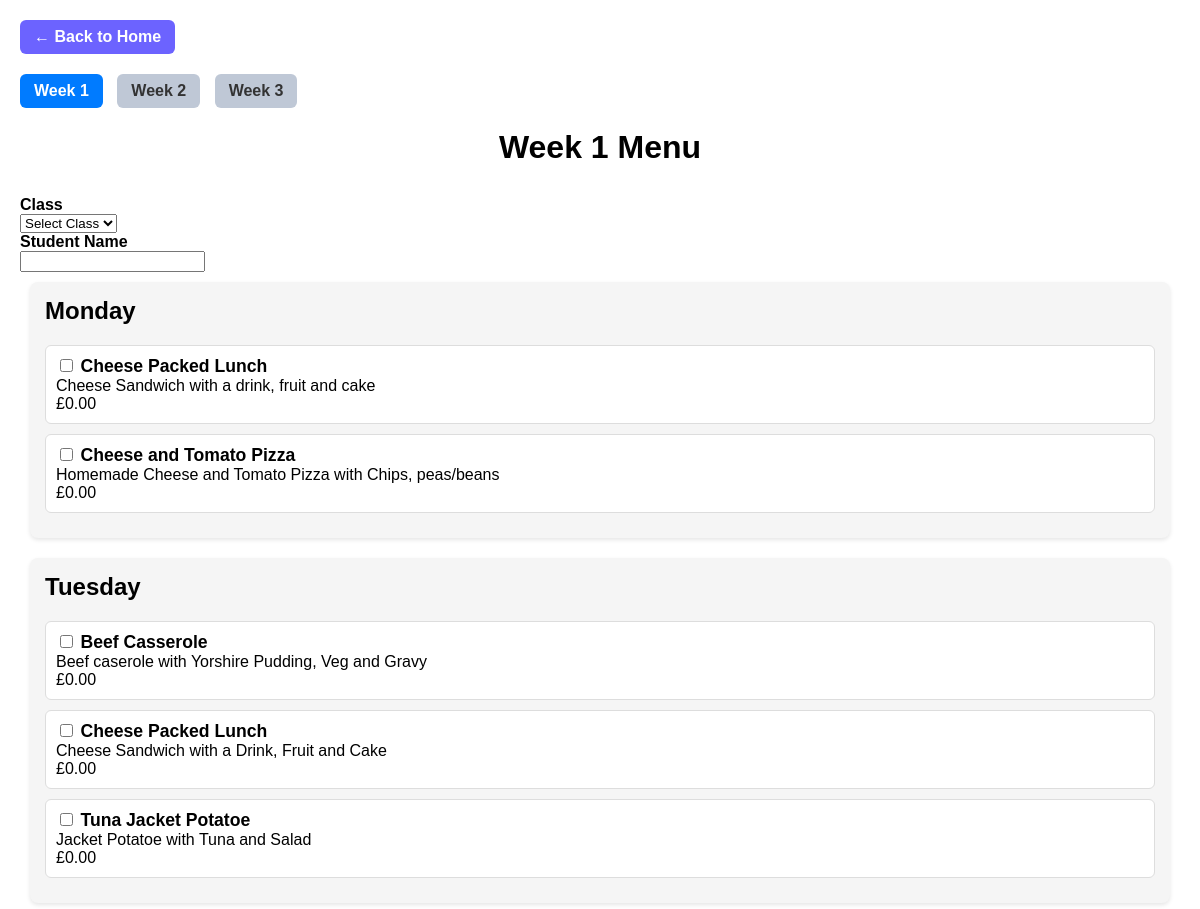
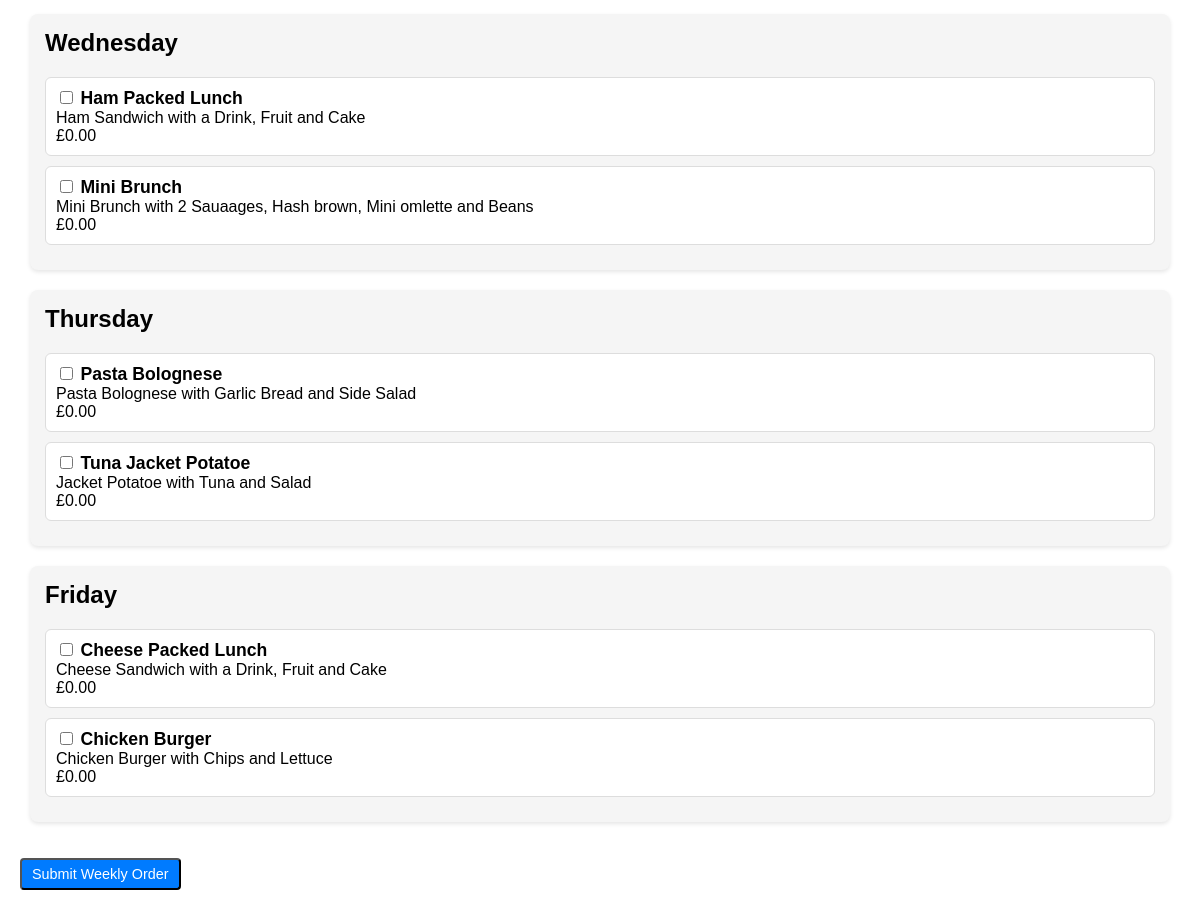
Page /menu/1/ on the earlier database version (2 pictures, top to bottom).
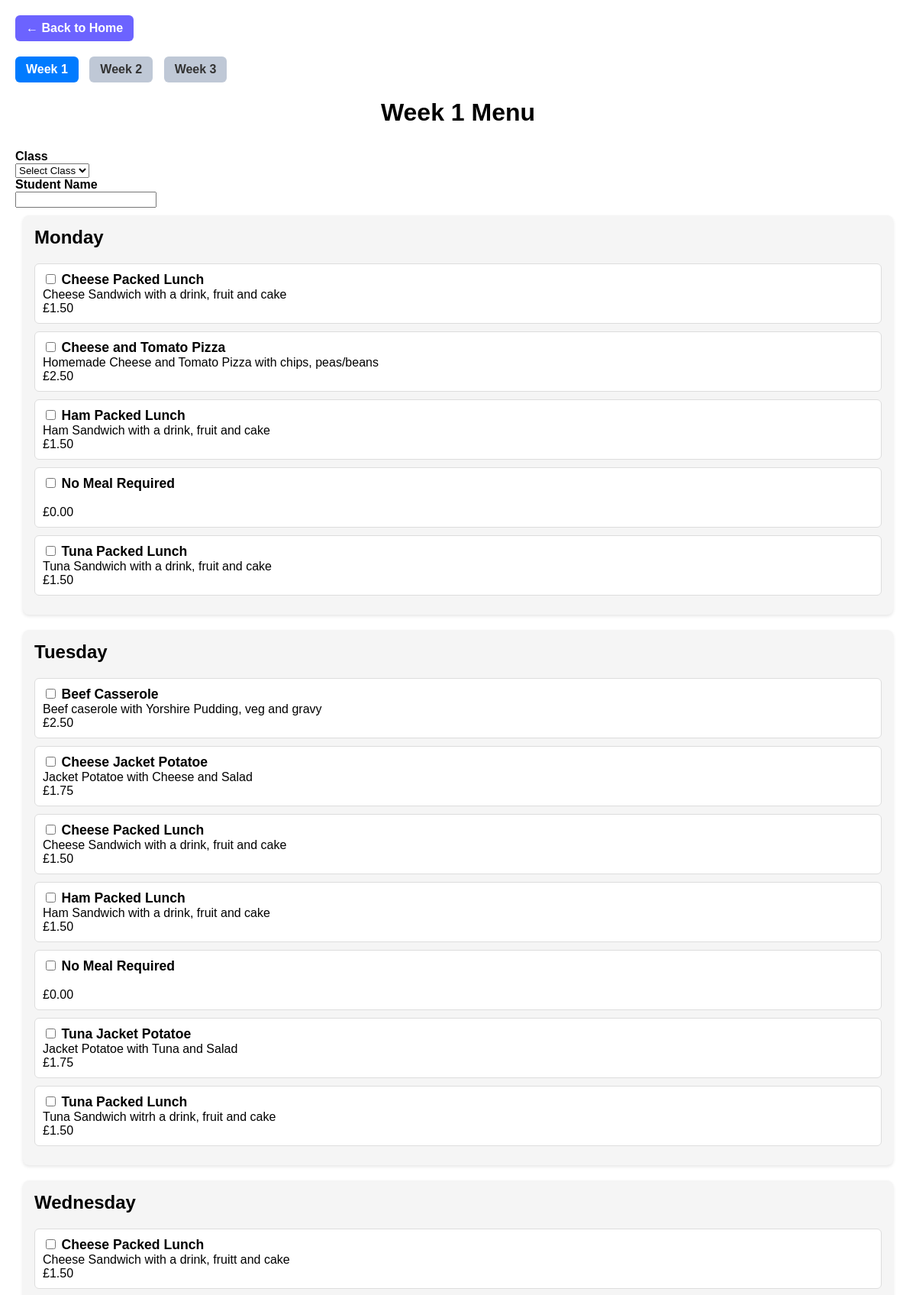
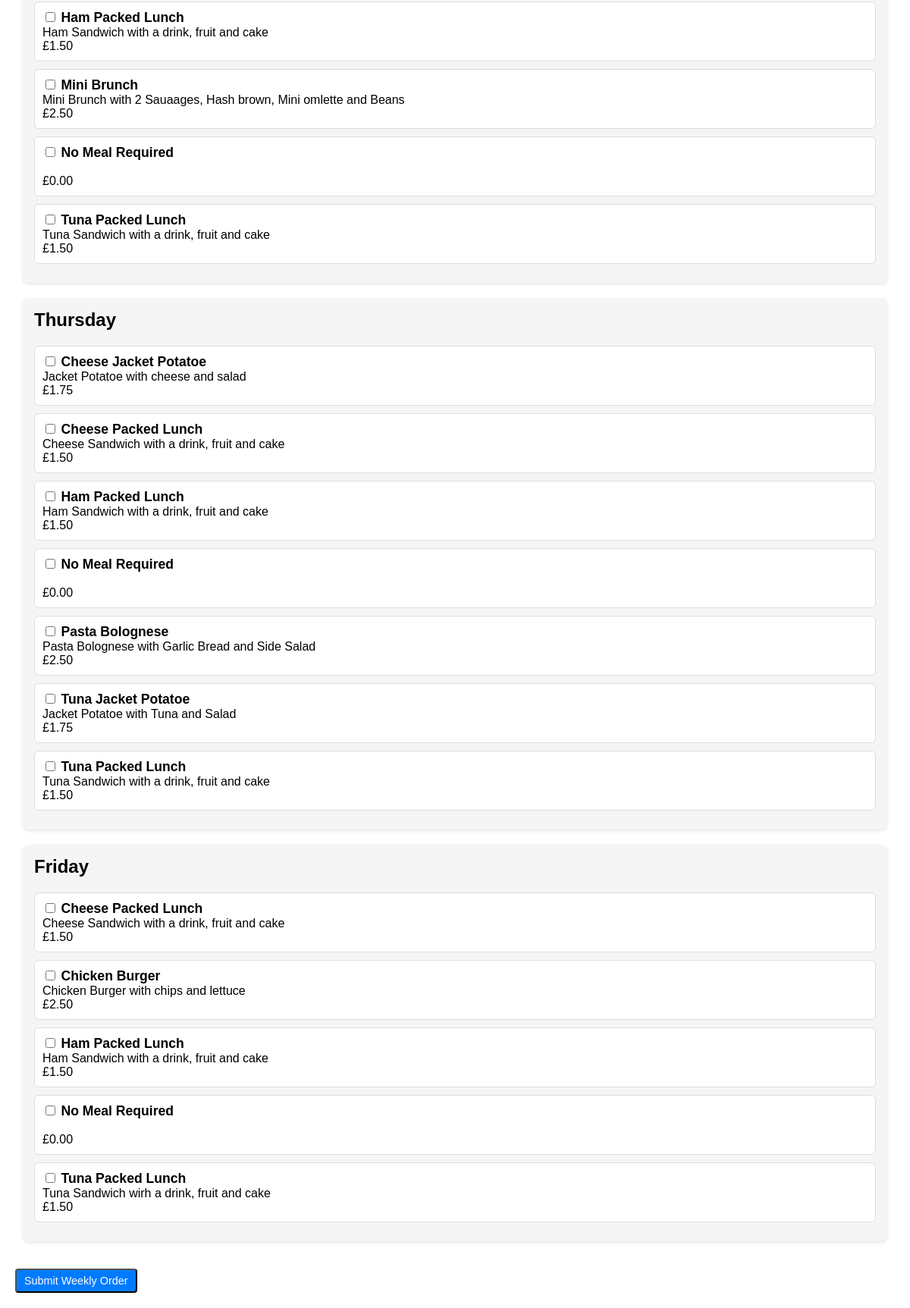
Same page on the later database version (2 pictures, top to bottom).
### mealshub/models.py (models this page shows, shortened)
class Meal(models.Model):
    name = models.CharField(max_length=100)
    description = models.TextField(blank=True)
    category = models.CharField(max_length=50, blank=True)
    price = models.DecimalField(max_digits=5, decimal_places=2)
    is_available = models.BooleanField(default=True)
    week = models.IntegerField(choices=WEEK_CHOICES)
    day = models.CharField(max_length=3, choices=DAY_CHOICES)

### mealshub/views.py (the view)
# urls.py: path("menu/<int:week_number>/", views.menu_view, name="menu"),
def menu_view(request, week_number):
    meals = Meal.objects.filter(
        week=week_number,
        is_available=True
        ).order_by('day', 'name')
    days = ['Mon', 'Tue', 'Wed', 'Thu', 'Fri']
    grouped = {day: [] for day in days}
    for meal in meals:
        grouped[meal.day].append(meal)
    context = {
        "week_number": week_number,
        "grouped_meals": grouped
    }
    return render(request, "mealshub/menu.html", context)

### mealshub/templates/mealshub/menu.html (shortened to what this page needs)
<a href="/" class="return-btn">← Back to Home</a>
<div style="margin-bottom:20px;">
    <a href="/menu/1/" class="week-btn {% if week_number == 1 %}active{% endif %}">Week 1</a>
    <a href="/menu/2/" class="week-btn {% if week_number == 2 %}active{% endif %}">Week 2</a>
    <a href="/menu/3/" class="week-btn {% if week_number == 3 %}active{% endif %}">Week 3</a>
</div>
<h1>Week {{ week_number }} Menu</h1>
<form method="POST" action="{% url 'weekly_order_submit' week_number %}">
    <div class="student-block">
    <label><strong>Class</strong></label><br>
    <select name="class_name" required>
        <option value="">Select Class</option>
    </select>
</div>
    <div class="student-block">
        <label><strong>Student Name</strong></label><br>
        <input type="text" name="student" required>
    </div>
<div class="week-container">
    {% for day, meals in grouped_meals.items %}
        <div class="day-block">
    <h2>
        {% if day == 'Mon' %}Monday{% endif %}
        {% if day == 'Tue' %}Tuesday{% endif %}
        {% if day == 'Wed' %}Wednesday{% endif %}
        {% if day == 'Thu' %}Thursday{% endif %}
        {% if day == 'Fri' %}Friday{% endif %}
    </h2>
    {% if meals %}
        {% for meal in meals %}
            <div class="meal-item">
                <label>
                   <input type="checkbox" name="meal_{{ day }}" value="{{ meal.id }}">
                    <strong>{{ meal.name }}</strong><br>
                    {{ meal.description }}<br>
                    £{{ meal.price }}<br>
                </label>
            </div>
         {% endfor %}
    {% else %}
        <p>No meals for this day.</p>
    {% endif %}
  </div>
{% endfor %}
</div>
    <button type="submit" class="order-button">Submit Weekly Order</button>
</form>

### mealshub/templates/mealshub/menu.html (style rules this page uses)
h1 { text-align: center; margin-bottom: 30px; }
.day-block h2 { margin-top: 0; }
.day-block { background: #f5f5f5; padding: 15px; margin-bottom: 20px; border-radius: 8px; box-shadow: 0 2px 4px rgba(0,0,0,0.1); }
.meal-item { margin-bottom: 10px; background: #fff; padding: 10px; border: 1px solid #ddd; border-radius: 6px; }
.meal-item strong { font-size: 1.1rem; }
.week-container { padding: 10px; }
.week-btn { display: inline-block; padding: 8px 14px; margin-right: 10px; background: #bfc8d6; color: #333; text-decoration: none; border-radius: 6px; font-weight: bold; transition: background 0.2s ease; }
.week-btn.active { background: #007bff; color: white; }
.return-btn { display: inline-block; margin-bottom: 20px; padding: 8px 14px; background: #6c63ff; color: white; text-decoration: none; border-radius: 6px; font-weight: bold; transition: background 0.2s ease; }
.order-button { display: inline-block; margin-top: 6px; padding: 6px 10px; background: #007bff; color: white; text-decoration: none; border-radius: 4px; font-size: 0.9rem; }

Differences in the rows shown:
no longer on one of the page's lists (row edited): Meal: name "Ham Packed Lunch", description "Ham Sandwich with a Drink, Fruit and Cake", price "0.00"
no longer on one of the page's lists (row edited): Meal: name "Mini Brunch", description "Mini Brunch with 2 Sauaages, Hash brown, Mini omlette and Beans", price "0.00"
no longer on one of the page's lists (row edited): Meal: name "Pasta Bolognese", description "Pasta Bolognese with Garlic Bread and Side Salad", price "0.00"
no longer on one of the page's lists (row edited): Meal: name "Tuna Jacket Potatoe", description "Jacket Potatoe with Tuna and Salad", price "0.00"
changed Meal (number 1 of 29 on the later page): price "0.00" → "1.50"
changed Meal "Cheese and Tomato Pizza": description "Homemade Cheese and Tomato Pizza with Chips, peas/beans" → "Homemade Cheese and Tomato Pizza with chips, peas/beans"; price "0.00" → "2.50"
added Meal: name "Ham Packed Lunch", description "Ham Sandwich with a drink, fruit and cake", price "1.50"
added Meal: name "No Meal Required", price "0.00"
added Meal: name "Tuna Packed Lunch", description "Tuna Sandwich with a drink, fruit and cake", price "1.50"
changed Meal "Beef Casserole": description "Beef caserole with Yorshire Pudding, Veg and Gravy" → "Beef caserole with Yorshire Pudding, veg and gravy"; price "0.00" → "2.50"
added Meal: name "Cheese Jacket Potatoe", description "Jacket Potatoe with Cheese and Salad", price "1.75"
changed Meal (number 8 of 29 on the later page): description "Cheese Sandwich with a Drink, Fruit and Cake" → "Cheese Sandwich with a drink, fruit and cake"; price "0.00" → "1.50"
added Meal: name "Ham Packed Lunch", description "Ham Sandwich with a drink, fruit and cake", price "1.50"
added Meal: name "No Meal Required", price "0.00"
changed Meal (number 11 of 29 on the later page): price "0.00" → "1.75"
added Meal: name "Tuna Packed Lunch", description "Tuna Sandwich witrh a drink, fruit and cake", price "1.50"
added Meal: shows "Wednesday", name "Cheese Packed Lunch", description "Cheese Sandwich with a drink, fruitt and cake", price "1.50", Meal (name "Ham Packed Lunch", description "Ham Sandwich with a drink, fruit and cake", price "1.50"), Meal (name "Mini Brunch", description "Mini Brunch with 2 Sauaages, Hash brown, Mini omlette and Beans", price "2.50")
added Meal: name "No Meal Required", price "0.00"
added Meal: name "Tuna Packed Lunch", description "Tuna Sandwich with a drink, fruit and cake", price "1.50"
added Meal: shows "Thursday", name "Cheese Jacket Potatoe", description "Jacket Potatoe with cheese and salad", price "1.75", Meal (name "Pasta Bolognese", description "Pasta Bolognese with Garlic Bread and Side Salad", price "2.50"), Meal (name "Tuna Jacket Potatoe", description "Jacket Potatoe with Tuna and Salad", price "1.75")
added Meal: name "Cheese Packed Lunch", description "Cheese Sandwich with a drink, fruit and cake", price "1.50"
added Meal: name "Ham Packed Lunch", description "Ham Sandwich with a drink, fruit and cake", price "1.50"
added Meal: name "No Meal Required", price "0.00"
added Meal: name "Tuna Packed Lunch", description "Tuna Sandwich with a drink, fruit and cake", price "1.50"
changed Meal (number 25 of 29 on the later page): description "Cheese Sandwich with a Drink, Fruit and Cake" → "Cheese Sandwich with a drink, fruit and cake"; price "0.00" → "1.50"
changed Meal "Chicken Burger": description "Chicken Burger with Chips and Lettuce" → "Chicken Burger with chips and lettuce"; price "0.00" → "2.50"
added Meal: name "Ham Packed Lunch", description "Ham Sandwich with a drink, fruit and cake", price "1.50"
added Meal: name "No Meal Required", price "0.00"
added Meal: name "Tuna Packed Lunch", description "Tuna Sandwich wirh a drink, fruit and cake", price "1.50"
